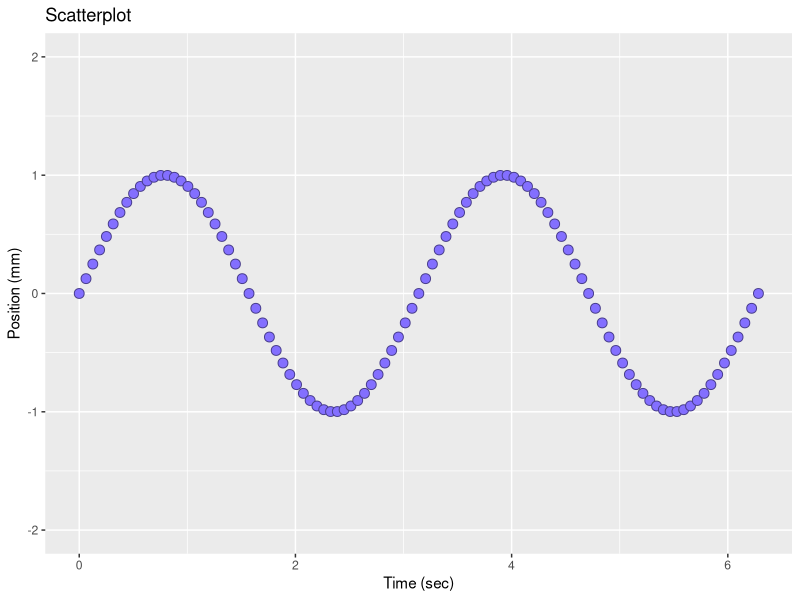
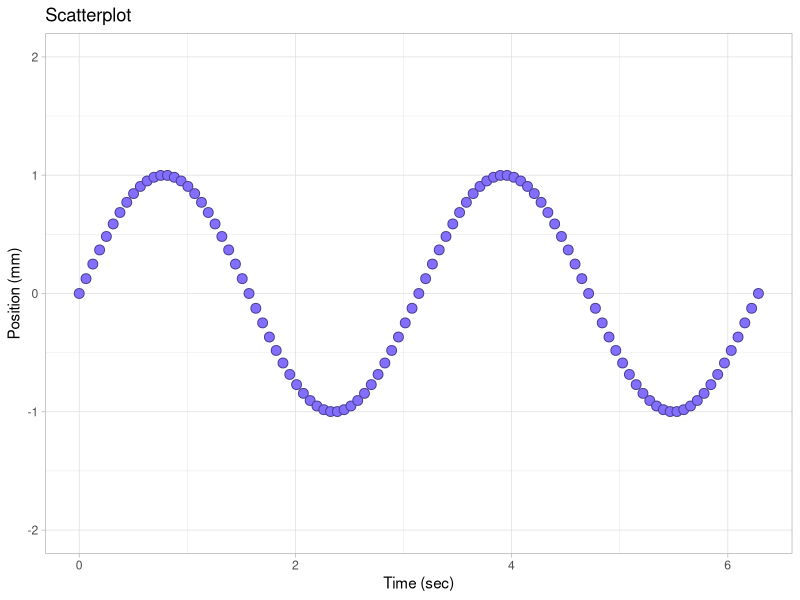
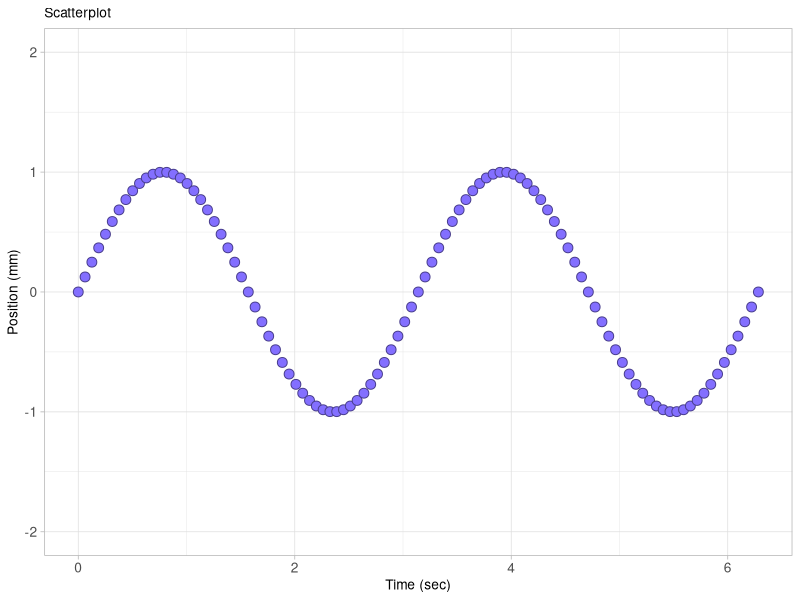

Recreate these plots in R, in order.
## ---- chunk 1
library(knitr)
opts_knit$set(root.dir = "../")
opts_chunk$set(echo = TRUE, messages = FALSE, collapse = TRUE)

library(ggplot2)

time_sec  <- seq(0, 2*pi, by = pi/50) # sec
freq      <- 2                        # r/s
displ_mm  <- sin(freq * time_sec)     # mm
vibr_data <- data.frame(time_sec, displ_mm)

f1 <- ggplot(data = vibr_data, aes(x = time_sec, y = displ_mm)) +
	geom_point(shape = 21
		, color = "slateblue4"
		, fill  = "slateblue1"
		, size  = 3
		) +
	xlab("Time (sec)") + 
	ylab("Position (mm)") +
	ggtitle("Scatterplot") +
	scale_y_continuous(limits = c(-2, 2), breaks = seq(-2, 2, 1))
## ---- chunk 2
print(f1)
## ---- chunk 3
f1 <- f1 +
	theme_light()

print(f1)
## ---- chunk 4
f1 <- f1 + 
	theme(plot.title = element_text(size = rel(0.9), face = "plain")  
		, axis.title = element_text(size = rel(0.9), face = "plain") 
		, axis.text = element_text(size = rel(0.9), face = "plain")
		)

print(f1)
